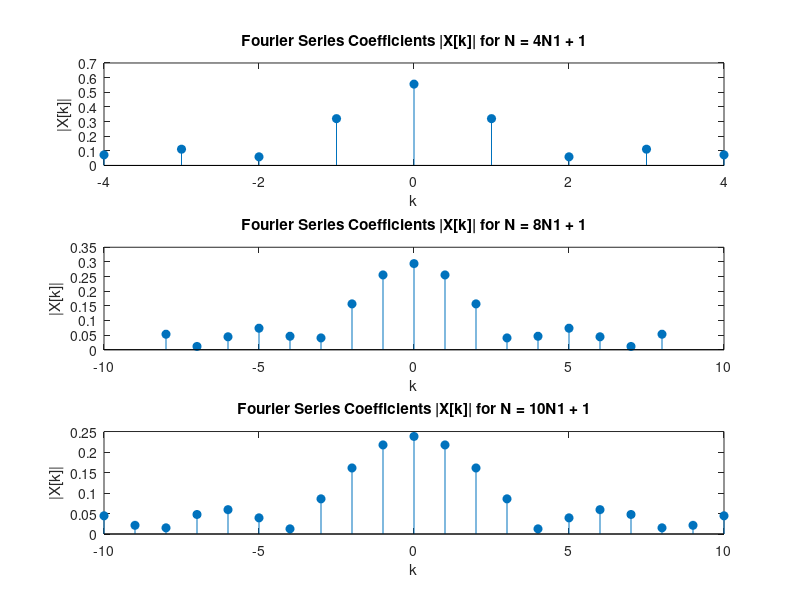

Write the MATLAB code that produced this figure.
% Define the parameters
N1 = 2;

% Case (a) N = 4N1 + 1
N_a = 4 * N1 + 1;
n_a = -((N_a-1)/2):((N_a-1)/2); % Define the range for n
x_a = (abs(n_a) <= N1); % Define the signal x[n] for case (a)

% Compute Fourier series coefficients for case (a)
X_a = fftshift(fft(x_a)) / N_a;

% Case (b) N = 8N1 + 1
N_b = 8 * N1 + 1;
n_b = -((N_b-1)/2):((N_b-1)/2); % Define the range for n
x_b = (abs(n_b) <= N1); % Define the signal x[n] for case (b)

% Compute Fourier series coefficients for case (b)
X_b = fftshift(fft(x_b)) / N_b;

% Case (c) N = 10N1 + 1
N_c = 10 * N1 + 1;
n_c = -((N_c-1)/2):((N_c-1)/2); % Define the range for n
x_c = (abs(n_c) <= N1); % Define the signal x[n] for case (c)

% Compute Fourier series coefficients for case (c)
X_c = fftshift(fft(x_c)) / N_c;

% Plot the Fourier series coefficients
figure;

subplot(3,1,1);
stem(n_a, abs(X_a), 'filled');
title('Fourier Series Coefficients |X[k]| for N = 4N1 + 1');
xlabel('k');
ylabel('|X[k]|');

subplot(3,1,2);
stem(n_b, abs(X_b), 'filled');
title('Fourier Series Coefficients |X[k]| for N = 8N1 + 1');
xlabel('k');
ylabel('|X[k]|');

subplot(3,1,3);
stem(n_c, abs(X_c), 'filled');
title('Fourier Series Coefficients |X[k]| for N = 10N1 + 1');
xlabel('k');
ylabel('|X[k]|');

% Display the values of N
disp('Values of N:');
fprintf('Case (a): N = %d\n', N_a);
fprintf('Case (b): N = %d\n', N_b);
fprintf('Case (c): N = %d\n', N_c);
